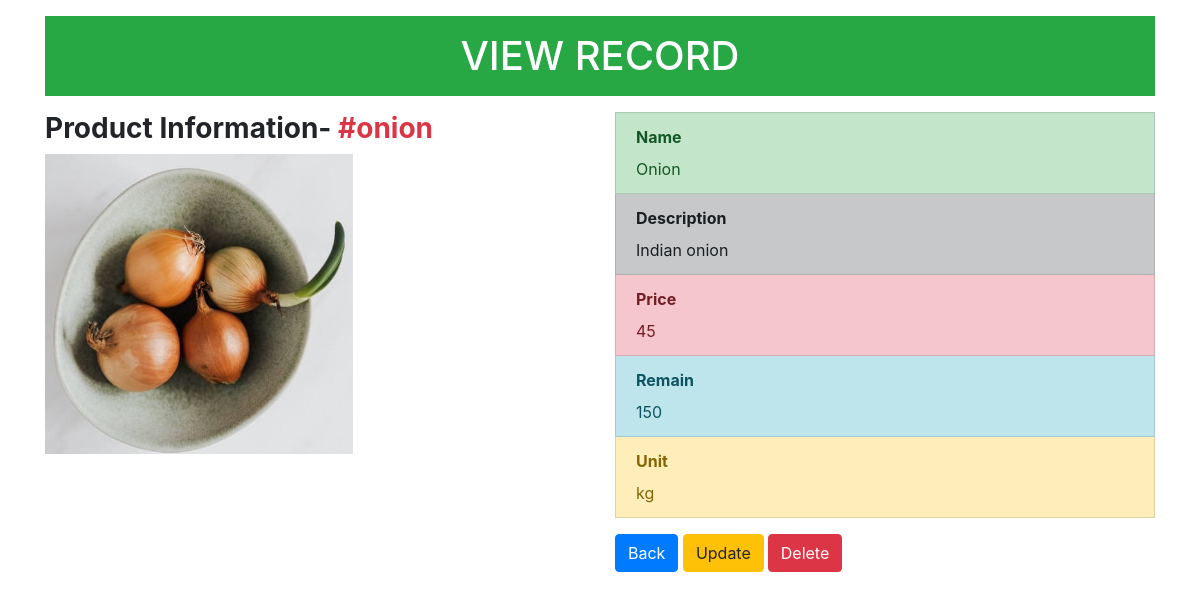
Screenshot of /admin/read.php?id=onion with the database file from the repository.
### tables this page shows
CREATE TABLE `products` (
  `id` char(10) NOT NULL,
  `image` varchar(100) DEFAULT NULL,
  `name` varchar(30) DEFAULT NULL,
  `description` text DEFAULT NULL,
  `price` float DEFAULT NULL,
  `unit` char(10) DEFAULT NULL,
  `remain` float DEFAULT NULL
);

### admin/read.php (the view, shortened to what this page needs)
<?php
require_once "config.php";
$id =  trim($_GET["id"]);
$sql = "SELECT * FROM products WHERE id = '$id'";
$result = mysqli_query($link, $sql);
while($row = mysqli_fetch_array($result)) {
    $image = $row['image'];
    $name = $row['name'];
    $description = $row['description'];
    $price = $row['price'];
    $unit = $row['unit'];
    $remain = $row['remain'];
}
?>
<!DOCTYPE html>
<html lang="en">
<head>
    <link rel="stylesheet" href="https://cdn.jsdelivr.net/npm/bootstrap@4.6.0/dist/css/bootstrap.min.css"
>
</head>
<body>
    <div>
        <div class="container">
            <div class="page-header">
                <h1 class="bg-success p-3 my-3 text-center text-white text-uppercase">View Record</h1>
            </div>
            <div class="row">
                <div class="col-md-6">
                    <div class="form-group">
                        <h3 class="font-weight-bold">Product Information- <span
                                class="text-danger">#<?php echo $id; ?></span>
                        </h3>
                        <?php echo '<img src="./uploads/products/' . $image . '" alt="' . $image. '"
                                class="prod-image">';?>
                    </div>
                </div>
                <div class="col-md-6">
                    <div class="list-group-sm">
                        <div class="list-group-item list-group-item-success">
                            <label class="font-weight-bold">Name</label>
                            <div><?php echo $name; ?>
                            </div>
                        </div>
                        <div class="list-group-item list-group-item-dark">
                            <label class="font-weight-bold">Description</label>
                            <div><?php echo $description; ?></div>
                        </div>
                        <div class="list-group-item list-group-item-danger">
                            <label class="font-weight-bold">Price</label>
                            <div><?php echo $price; ?></div>
                        </div>
                        <div class="list-group-item list-group-item-info">
                            <label class="font-weight-bold">Remain</label>
                            <div><?php echo $remain; ?></div>
                        </div>
                        <div class="list-group-item list-group-item-warning">
                            <label class="font-weight-bold">Unit</label>
                            <div><?php echo $unit; ?></div>
                        </div>
                        <div>
                            <a href="products.php#products" class="btn btn-primary mt-3">Back</a>
                            <?php
                            echo '<a href="update.php?id=' . $id . '" class="btn btn-warning mt-3 mr-1">Update</a>';
                            echo '<a href="delete-product.php?id=' . $id . '" class="btn btn-danger mt-3">Delete</a>';
                            ?>
                        </div>
                    </div>
                </div>
            </div>
        </div>
    </div>
</body>
</html>

### admin/read.php (style rules this page uses)
.prod-image { height: 300px; width: auto; }

### rows the page displays
products: image (picture), name "Onion", description "Indian onion", price "45", remain "150", unit "kg"

### other values shown
$id "onion"
